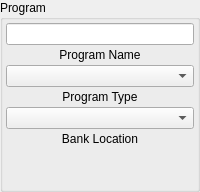
           <widget class="QGroupBox" name="GB_Prog">
            <property name="minimumSize">
             <size>
              <width>120</width>
              <height>0</height>
             </size>
            </property>
            <property name="title">
             <string>Program</string>
            </property>
            <layout class="QGridLayout" name="gridLayout_42">
             <property name="leftMargin">
              <number>3</number>
             </property>
             <property name="topMargin">
              <number>3</number>
             </property>
             <property name="rightMargin">
              <number>3</number>
             </property>
             <property name="bottomMargin">
              <number>3</number>
             </property>
             <property name="spacing">
              <number>3</number>
             </property>
             <item row="0" column="0">
              <layout class="QGridLayout" name="gL_Prog">
               <property name="spacing">
                <number>3</number>
               </property>
               <item row="0" column="0">
                <widget class="QLineEdit" name="lineE_ProgProgName"/>
               </item>
               <item row="4" column="0">
                <widget class="QComboBox" name="coB_ProgBankLoc"/>
               </item>
               <item row="3" column="0">
                <widget class="QLabel" name="lab_Prog_ProgType">
                 <property name="text">
                  <string>Program Type</string>
                 </property>
                 <property name="alignment">
                  <set>Qt::AlignCenter</set>
                 </property>
                </widget>
               </item>
               <item row="5" column="0">
                <widget class="QLabel" name="lab_ProgBankLoc">
                 <property name="text">
                  <string>Bank Location</string>
                 </property>
                 <property name="alignment">
                  <set>Qt::AlignCenter</set>
                 </property>
                </widget>
               </item>
               <item row="2" column="0">
                <widget class="QComboBox" name="coB_ProgProgType"/>
               </item>
               <item row="1" column="0">
                <widget class="QLabel" name="lab_ProgProgName">
                 <property name="text">
                  <string>Program Name</string>
                 </property>
                 <property name="alignment">
                  <set>Qt::AlignCenter</set>
                 </property>
                </widget>
               </item>
               <item row="6" column="0">
                <spacer name="verticalSpacer_8">
                 <property name="orientation">
                  <enum>Qt::Vertical</enum>
                 </property>
                 <property name="sizeHint" stdset="0">
                  <size>
                   <width>20</width>
                   <height>40</height>
                  </size>
                 </property>
                </spacer>
               </item>
              </layout>
             </item>
            </layout>
           </widget>
